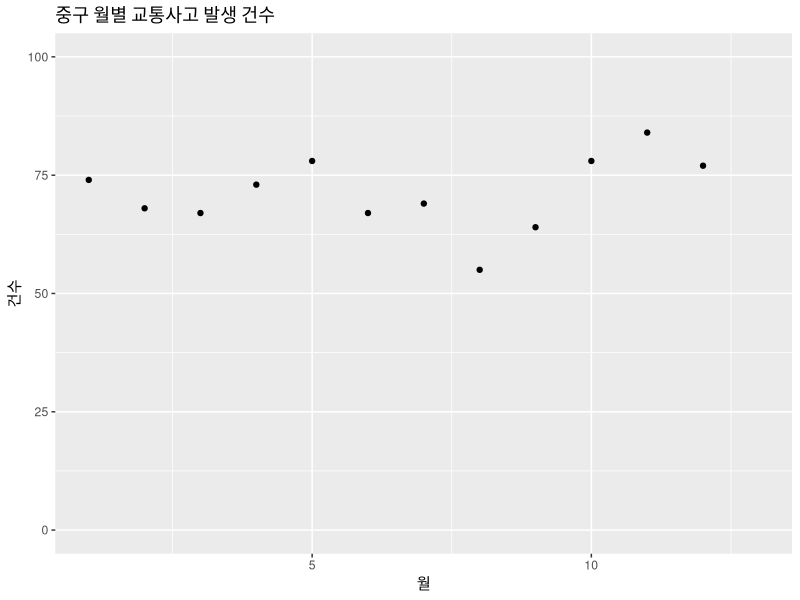
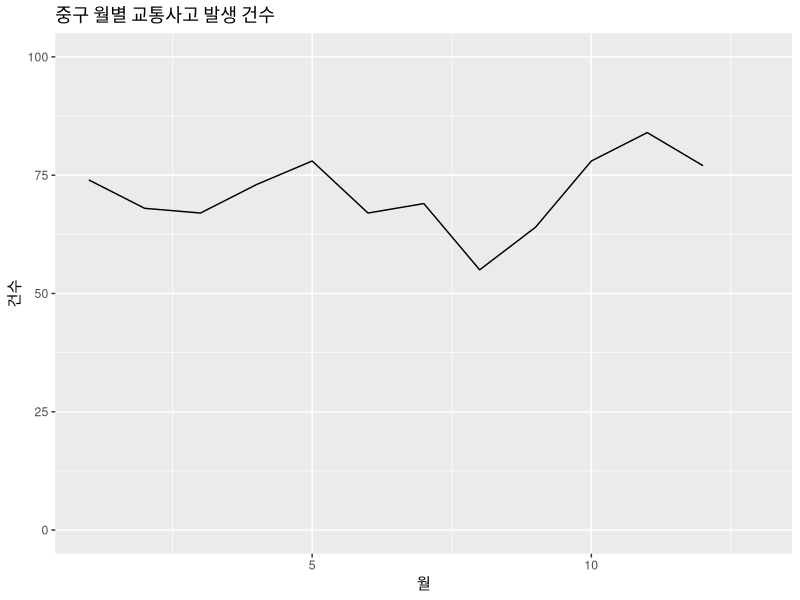
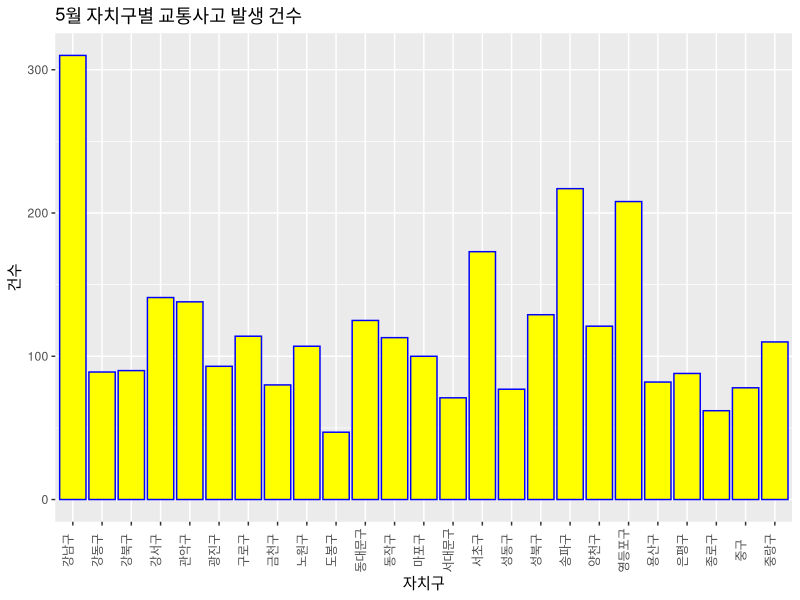
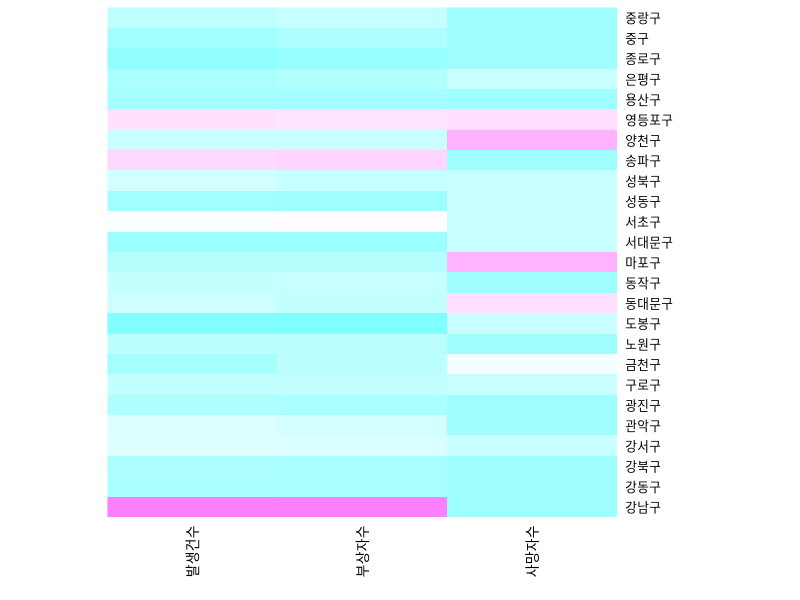
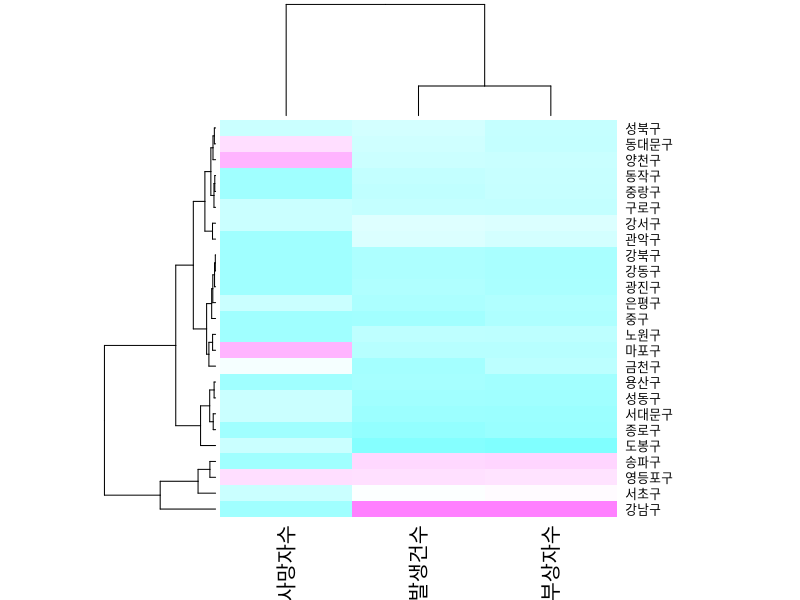
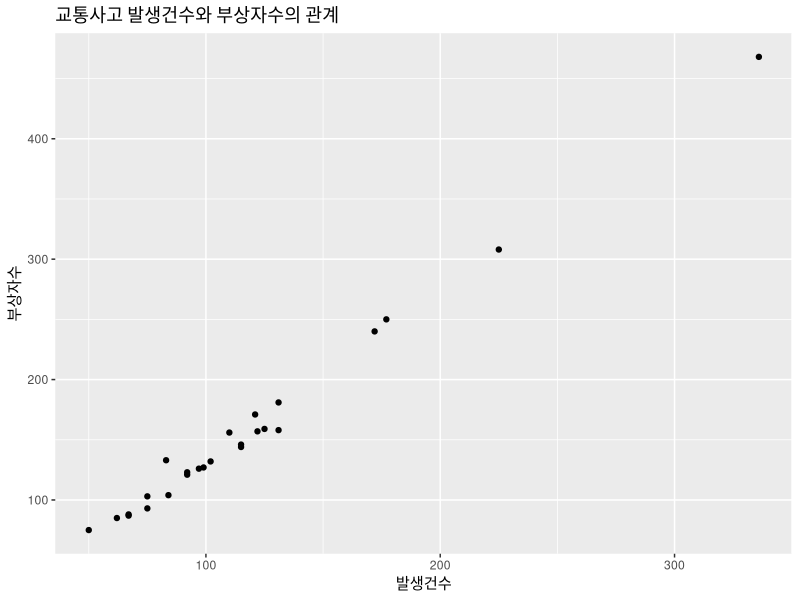
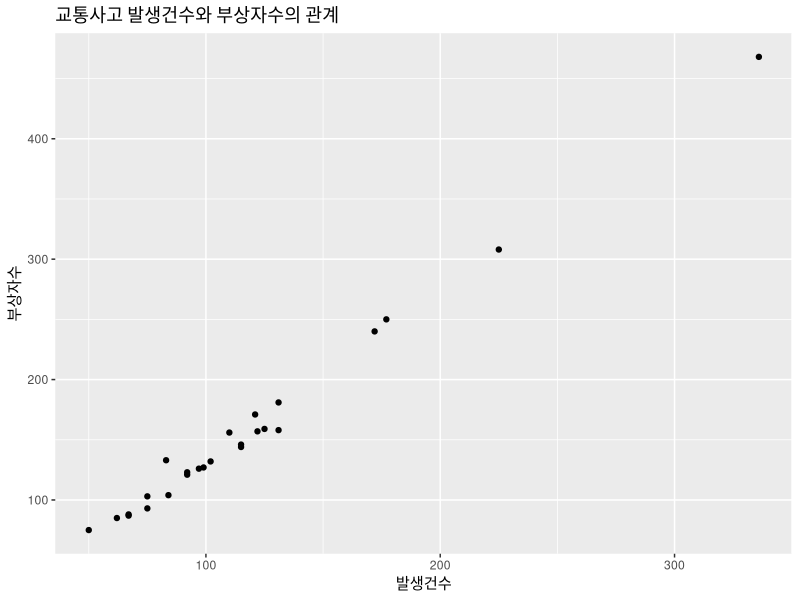
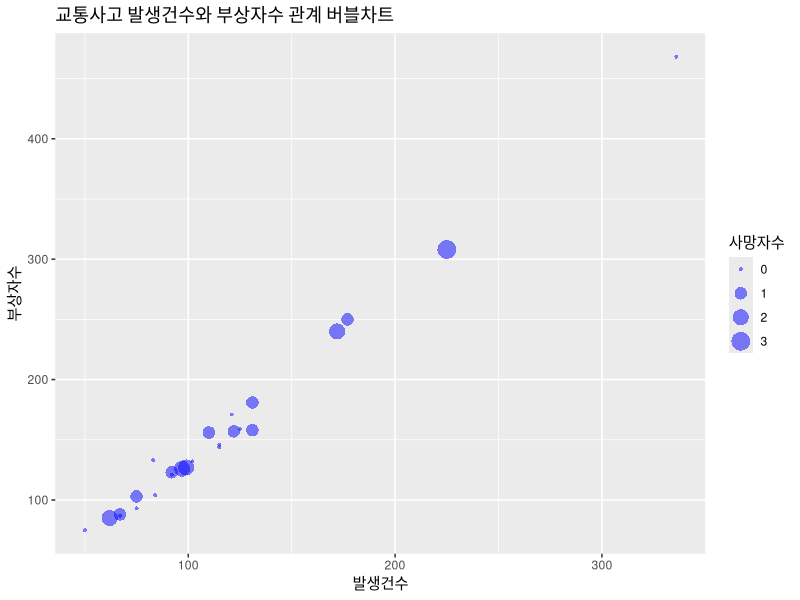

Recreate these plots in R, in order. (Note: this script raises an error after producing the figures.)
library(tidyverse)
traffics <- read_csv("traffics.csv", col_names=TRUE,
                     locale=locale(encoding="euc-kr"))
glimpse(traffics)
traffics
교통사고_중구 <-  filter(traffics, 자치구 == "중구",
                   유형 == "발생건수")
print(교통사고_중구)
project1 <- ggplot(data = 교통사고_중구)+
  geom_point(mapping = aes(x=월, y=건수)) +
  xlim(1,13)+ylim(0,100)+
  ggtitle("중구 월별 교통사고 발생 건수")
project1
project2 <- ggplot(data = 교통사고_중구)+
  geom_line(mapping = aes(x=월, y=건수)) +
  xlim(1,13)+ylim(0,100)+
  ggtitle("중구 월별 교통사고 발생 건수")
project2
교통사고_5월 <- filter(traffics, 월==5,
                  유형 == "발생건수")
project3 <- ggplot(data = 교통사고_5월, aes(x=자치구, y=건수))+
  geom_bar(stat = "identity", col="blue", fill= "yellow")+
  coord_cartesian()+
  theme(axis.text.x = element_text(angle=90, vjust=0))+
  ggtitle("5월 자치구별 교통사고 발생 건수")
project3
heat <- filter(traffics, 월==5)
heat <- spread(heat, key = '유형',value='건수')
heat <- as.data.frame(heat)
row.names(heat) <- heat$자치구
heat_5 <- heat[,c(3:5)]
heat_5
heat_5_mx <- data.matrix(heat_5)
heatmap(heat_5_mx, Rowv=NA, Colv=NA,
        col=cm.colors(256), scale="column",
        margin=c(5,5),cexCol=1)
heatmap(heat_5_mx,
        col=cm.colors(500), scale="column",
        margin=c(5,5), cexCol=1.5)

교통사고_11월 <- filter(traffics, 월==11)
교통사고_11월_유형 <- spread(교통사고_11월, key= '유형', value='건수')
교통사고_11월_유형 %>%
  ggplot(mapping = aes(x=발생건수, y=부상자수))+
  geom_point()+
  ggtitle("교통사고 발생건수와 부상자수의 관계")
교통사고_11월_유형 %>%
  ggplot(mapping = aes(x=발생건수, y=부상자수))+
  geom_point()+
  ggtitle("교통사고 발생건수와 부상자수의 관계")
  stat_smooth(method="lm", se=FALSE, color="red")


교통사고_11월_유형 %>%
  ggplot(aes(x=발생건수, y=부상자수))+
  geom_point(aes(size=사망자수), shape=16,
             colour="blue", alpha=0.5)+
  ggtitle("교통사고 발생건수와 부상자수 관계 버블차트")

교통사고_강남구 <- filter(traffics, 자치구=="강남구",
                   유형 == "발생건수")
head(교통사고_강남구)
g1 <- subset(교통사고_강남구, 월==3)
g1
project4 <- ggplot(data = 교통사고_강남구, aes(x=월, y=건수))+
  geom_point()+
  geom_line()+
  geom_point(data=g1, size=5)+
  xlim(1,13) + ylim(250, 350) +
  ggtitle("강남구의 월별 교통사고 발생건수")
project4

project5 <- ggplot(data = 교통사고_강남구, aes(x=월, y=건수))+
  geom_line()+
  geom_point(data=g1, shape=15)+
  xlim(1,13) + ylim(250, 350)+
  ggtitle("강남구의 월별 교통사고 발생건수")
project5

project6 <- ggplot(data = 교통사고_강남구, aes(x=월, y=건수))+
  geom_line()+
  geom_point(data=g1, color="red")+
  xlim(1,13) + ylim(250, 350)+
  ggtitle("강남구의 월별 교통사고 발생건수")
project6

부상자수_6월 <- filter(traffics, 월=="6", 유형=="부상자수")
print(부상자수_6월)
project7 <- ggplot(data=부상자수_6월,
                   aes(x=자치구, y=건수,
                       fill=ifeles(자치구=="강남구", "Highlighted", "Normal")))
  geom_bar(stat="identity")+
  coord_cartesian()+
  theme(legend.position = "none")+
  theme(axis.text.x = element_text(angle = 70, vjust = 0.75)) +
  ggtitle("서울 6월 자치구별 교통사고 부상자수")
project7 

project3 <- ggplot(data = 교통사고_5월, aes(x=자치구, y=건수))+
  geom_bar(stat = "identity", col="blue", fill= "yellow")+
  coord_cartesian()+
  theme(axis.text.x = element_text(angle=90, vjust=0))+
  ggtitle("5월 자치구별 교통사고 발생 건수")